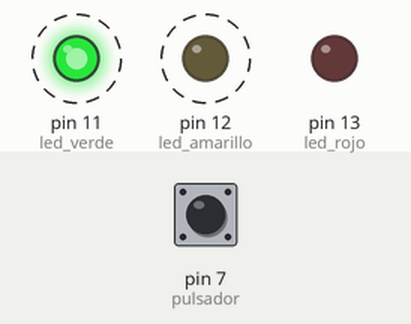
A sketch run on a simulated Arduino Uno, built with avr-gcc and run on an emulated ATmega328P. Shown: output pins drawn as LEDs (lit = HIGH). Dashed ring = blinking. The inputs (shaded band) are chosen by the test bench; at power-on: pin 7 (pulsador) LOW.

Above: at 2.8 s.
2.9 s: pin 7 (pulsador) pulled HIGH for 1.2 s
At 3.7 s:
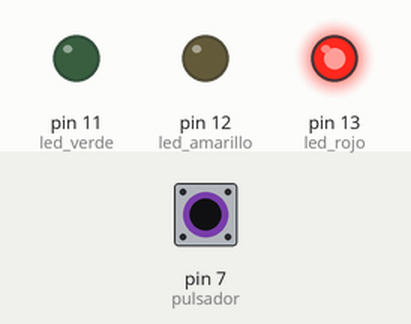
6.4 s: pin 7 (pulsador) pulled HIGH for 3.2 s
At 10.0 s:
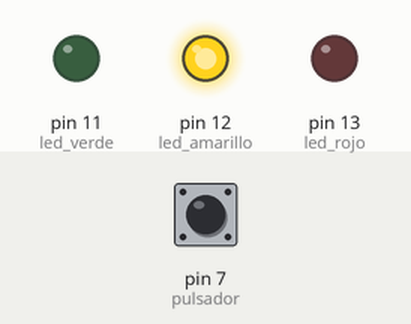
Timing chart, 0 to 17.1 s (numbered marks = the images above; inputs shaded):
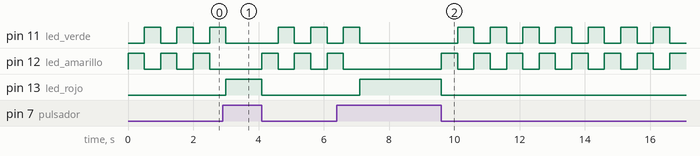

Measured:
- after the input at 2.9 s, pin 13 (led_rojo): LOW → HIGH after 0.10 s, → LOW 1.1 s later
- after the input at 6.4 s, pin 13 (led_rojo): LOW → HIGH after 0.70 s, → LOW 2.5 s later
- by itself, pin 12 (led_amarillo): repeats every 1.0 s: HIGH 0.50 s, LOW 0.50 s

The sketch:

E2.ino
```cpp
// C++ code
//
int pulsador =0;

void setup()
{

  pinMode(13, OUTPUT); // led rojo
  pinMode(12, OUTPUT);  // led amarillo
  pinMode(11, OUTPUT); // led verde

  pinMode(7,INPUT); //pulsador
}

void loop()
{
  pulsador = digitalRead(7);
  if( pulsador == HIGH) { // Si el pulsador está pulsado
  	digitalWrite(13, HIGH);
  	digitalWrite(12, LOW);
  	digitalWrite(11, LOW);
  } else {
	digitalWrite(13, LOW);
    digitalWrite(12, HIGH);
    digitalWrite(11, LOW);

    delay(500); // Wait for 500 millisecond(s)

    digitalWrite(12, LOW);
    digitalWrite(11, HIGH);

    delay(500); // Wait for 500 millisecond(s)
  }

}
```
